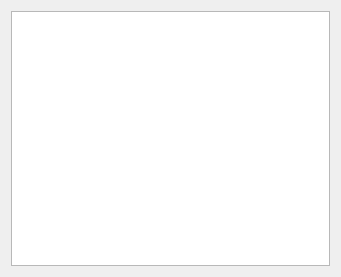
<ui version="4.0" >
 <class>FileSetForm</class>
 <widget class="QWidget" name="FileSetForm" >
  <property name="geometry" >
   <rect>
    <x>0</x>
    <y>0</y>
    <width>341</width>
    <height>277</height>
   </rect>
  </property>
  <property name="windowTitle" >
   <string>FileSet Tree</string>
  </property>
  <layout class="QGridLayout" >
   <item row="0" column="0" >
    <widget class="QTableWidget" name="tableWidget" />
   </item>
  </layout>
  <action name="actionRefreshFileSet" >
   <property name="icon" >
    <iconset resource="../main.qrc" >:/images/view-refresh.png</iconset>
   </property>
   <property name="text" >
    <string>Refresh FileSet List</string>
   </property>
   <property name="statusTip" >
    <string>Requery the director for the list of storage objects.</string>
   </property>
  </action>
  <action name="actionStatusFileSetInConsole" >
   <property name="icon" >
    <iconset resource="../main.qrc" >:/images/status-console.png</iconset>
   </property>
   <property name="text" >
    <string>Show FileSet In Console</string>
   </property>
  </action>
  <action name="actionShowJobs" >
   <property name="icon" >
    <iconset resource="../main.qrc" >:/images/emblem-system.png</iconset>
   </property>
   <property name="text" >
    <string>ShowJobs</string>
   </property>
  </action>
 </widget>
 <resources>
  <include location="../main.qrc" />
 </resources>
 <connections/>
</ui>
